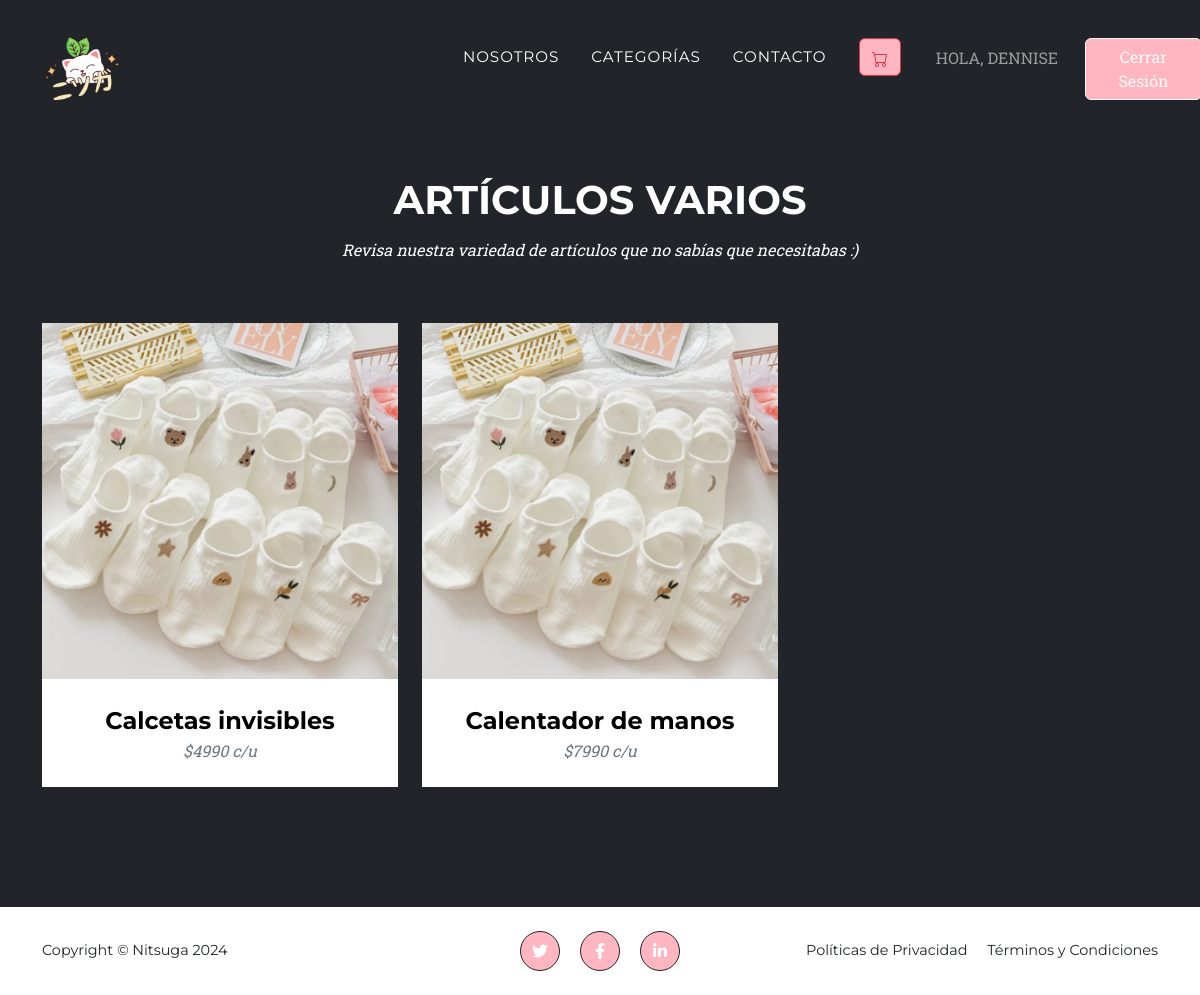
The page /art_varios/ (signed in) on the database its author committed.
### app/models.py (models this page shows, shortened)
class Producto(models.Model):
    nombre = models.CharField(max_length=50)
    precio = models.IntegerField()
    descripcion = models.TextField()
    marca = models.ForeignKey(Marca, default="None", on_delete=models.PROTECT)
    colores = models.ForeignKey(Colores, default="None", on_delete=models.PROTECT)
    disponible = models.BooleanField()
    condicion = models.ForeignKey(Condicion, default="None", on_delete=models.PROTECT)
    categoria = models.ForeignKey(Categoria, default="None", on_delete=models.PROTECT)

### app/views.py (the view)
# urls.py: path('art_varios/', views.art_varios, name="art_varios"),
def art_varios(request):
    productos = Producto.objects.filter(categoria=2)
    data = {
        'productos' : productos
    }
    return render(request, 'app/art_varios.html', data)

### app/templates/app/art_varios.html (shortened to what this page needs)
{% extends 'app/base.html' %}
{% load static %}
{% block contenido %}
<section class="page-section bg-dark text-white mb-0" id="portfolio">
    <div class="container">
        <div class="text-center">
            <h2 class="section-heading text-uppercase">Artículos Varios</h2>
            <h3 class="subtitle-category section-subheading">Revisa nuestra variedad de artículos que no sabías que necesitabas :)</h3>
        </div>
        <div class="row">
            {% for p in productos %}
            <div class="col-lg-4 col-sm-6 mb-4">
                <div class="portfolio-item">
                    <a class="portfolio-link" data-bs-toggle="modal" href="#portfolioModal1">
                        <img class="img-fluid" src="{% static 'app/assets/img/portfolio/art_varios/calcetas.png' %}" alt="..." />
                    </a>
                    <div class="portfolio-caption">
                        <div class="portfolio-caption-heading">{{ p.nombre }}</div>
                        <div class="portfolio-caption-subheading text-muted">${{ p.precio }} c/u</div>
                    </div>
                </div>
            </div>
            {% endfor %}
        </div>
    </div>
</section>
{% endblock %}

### app/templates/app/base.html (shortened to what this page needs)
{% load static %}
<!DOCTYPE html>
<html lang="en">
<head>
    <link rel="stylesheet" href="{% static 'app/css/styles.css' %}">
</head>
<body id="page-top">
    <nav class="navbar navbar-expand-lg navbar-dark fixed-top" id="mainNav">
        <div class="container">
            <a class="navbar-brand" href="{% url 'home' %}"><img src="{% static 'app/assets/img/logonitsuga.png' %}"
                    alt="..." /></a>
            <div class="collapse navbar-collapse" id="navbarResponsive">
                <ul class="navbar-nav text-uppercase ms-auto py-4 py-lg-0">
                    <li class="nav-item"><a class="nav-link" href="{% url 'nosotros' %}">Nosotros</a></li>
                    <li class="nav-item"><a class="nav-link" href="{% url 'categorias' %}">Categorías</a></li>
                    <li class="nav-item"><a class="nav-link" href="{% url 'contacto' %}">Contacto</a></li>
                    <div class="col-md-1 text-center">
                        <button type="button" onclick="mostrarCarrito()" class="btn btn-outline-danger"></button>
                    </div>
                    {% if user.is_authenticated %}
                    <div class="col-md-3 text-center">
                        <span class="nav-link">Hola, {{ user.username }}</span>
                    </div>
                    <div class="col-md-2 text-center">
                        <form action="{% url 'logout' %}" method="post">
                            <button type="submit" class="btn btn-outline-light">
                                Cerrar Sesión
                            </button>
                        </form>
                    </div>
                    {% else %}
                    <div class="col-md-2 text-center">
                        <a type="button" class="btn btn-outline-light" href="{% url 'login' %}">Identificarme</a>
                    </div>
                    {% endif %}
                </ul>
            </div>
        </div>
    </nav>
    <div id="contenido">
        {% block contenido %}
        {% endblock %}
    </div>
    <footer class="footer py-4">
        <div class="container">
            <div class="row align-items-center">
                <div class="col-lg-4 text-lg-start">Copyright &copy; Nitsuga 2024</div>
                <div class="col-lg-4 my-3 my-lg-0">
                    <a class="btn btn-dark btn-social mx-2" href="#!" aria-label="Twitter"><i
                            class="fab fa-twitter"></i></a>
                    <a class="btn btn-dark btn-social mx-2" href="#!" aria-label="Facebook"><i
                            class="fab fa-facebook-f"></i></a>
                    <a class="btn btn-dark btn-social mx-2" href="#!" aria-label="LinkedIn"><i
                            class="fab fa-linkedin-in"></i></a>
                </div>
                <div class="col-lg-4 text-lg-end">
                    <a class="link-dark text-decoration-none me-3" href="#!">Políticas de Privacidad</a>
                    <a class="link-dark text-decoration-none" href="#!">Términos y Condiciones</a>
                </div>
            </div>
        </div>
    </footer>
</body>
</html>

### rows shown on the page
Producto: nombre "Calcetas invisibles", precio "4990"
Producto: nombre "Calentador de manos", precio "7990"

### other values the page prints
{{ user.username }} "DENNISE"
